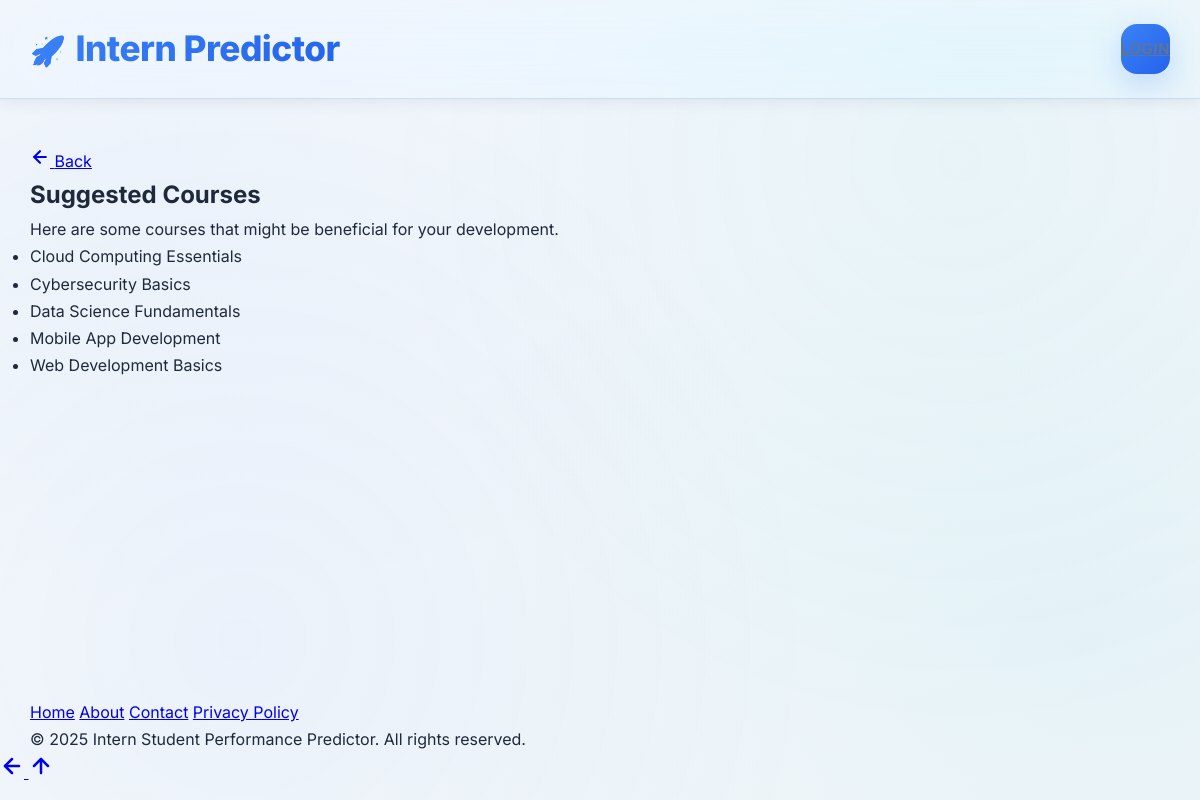
Page /student/courses (signed in) on the committed database.
### tables this page shows
CREATE TABLE courses (
            id INTEGER PRIMARY KEY AUTOINCREMENT,
            name TEXT UNIQUE NOT NULL,
            total_expected_tasks INTEGER DEFAULT 10 -- New: For course completion calculation
        );

### app.py (the view)
@app.route('/student/courses')
def intern_courses():
    if not is_intern_logged_in():
        return redirect(url_for('login'))
    conn = sqlite3.connect(DATABASE)
    cursor = conn.cursor()
    cursor.execute("SELECT name FROM courses ORDER BY name")
    suggested_courses = [row[0] for row in cursor.fetchall()]
    conn.close()
    return render_template('intern_courses.html', username=session['username'], suggested_courses=suggested_courses)

### app.py (called while the page is built)
def is_intern_logged_in():
    return 'role' in session and session['role'] == 'intern'

### templates/intern_courses.html (shortened to what this page needs)
{% extends "base.html" %}
{% block content %}
    <h2>Suggested Courses</h2>
    <p>Here are some courses that might be beneficial for your development.</p>
    {% if suggested_courses %}
        <div class="info-section">
            <ul>
                {% for course in suggested_courses %}
                    <li>{{ course }}</li>
                {% endfor %}
            </ul>
        </div>
    {% else %}
        <p>No course suggestions available at the moment.</p>
    {% endif %}
{% endblock %}

### static/css/style.css (style rules this page uses)
:root { --admin-bg-dark: #0a0f1a; --admin-bg-secondary: #141a2a; --admin-card-bg: linear-gradient(145deg, rgba(25, 35, 55, 0.95), rgba(20, 30, 48, 0.98)); --admin-border: rgba(59, 130, 246, 0.3); --admin-text-primary: #e2e8f0; --admin-text-secondary: #94a3b8; --admin-accent: #00d4ff; --admin-accent-hover: #00f5ff; --admin-danger: #ff6b6b; --admin-success: #51cf66; --admin-warning: #ffd43b; --admin-purple: #9d4edd; --intern-bg-light: linear-gradient(135deg, #f8fafc 0%, #f1f5f9 100%); --intern-bg-white: #ffffff; --intern-card-bg: linear-gradient(145deg, #ffffff, #f8fafc); --intern-border: rgba(59, 130, 246, 0.2); --intern-text-primary: #1e293b; --intern-text-secondary: #64748b; --intern-accent: #3b82f6; --intern-accent-hover: #2563eb; --intern-danger: #ef4444; --intern-success: #10b981; --intern-warning: #f59e0b; --intern-purple: #8b5cf6; --font-main: 'Inter', system-ui, -apple-system, sans-serif; --shadow-sm: 0 2px 15px rgba(0, 0, 0, 0.08); --shadow-md: 0 8px 40px rgba(0, 0, 0, 0.12); --shadow-lg: 0 20px 60px rgba(0, 0, 0, 0.18); --shadow-accent: 0 10px 30px rgba(59, 130, 246, 0.25); --border-radius-sm: 8px; --border-radius: 16px; --border-radius-lg: 24px; --border-radius-xl: 32px; --glass-bg: rgba(255, 255, 255, 0.1); --glass-border: rgba(255, 255, 255, 0.2); --glass-shadow: 0 8px 32px rgba(0, 0, 0, 0.1); --ease-bounce: cubic-bezier(0.68, -0.55, 0.265, 1.55); --ease-smooth: cubic-bezier(0.4, 0, 0.2, 1); --ease-power: cubic-bezier(0.87, 0, 0.13, 1); }
body[data-role="intern"] { --bg-main: var(--intern-bg-light); --bg-secondary: var(--intern-bg-white); --card-bg: var(--intern-card-bg); --border-color: var(--intern-border); --text-primary: var(--intern-text-primary); --text-secondary: var(--intern-text-secondary); --accent-primary: var(--intern-accent); --accent-hover: var(--intern-accent-hover); --danger-color: var(--intern-danger); --success-color: var(--intern-success); background: radial-gradient(ellipse at 10% 20%, rgba(59, 130, 246, 0.05) 0%, transparent 50%), radial-gradient(ellipse at 90% 80%, rgba(6, 182, 212, 0.05) 0%, transparent 50%), var(--intern-bg-light); color: var(--intern-text-primary); min-height: 100vh; }
* { margin: 0; padding: 0; box-sizing: border-box; }
html { scroll-behavior: smooth; font-size: 16px; }
body { font-family: var(--font-main); line-height: 1.7; font-weight: 400; background-attachment: fixed; min-height: 100vh; transition: all 0.4s var(--ease-smooth); overflow-x: hidden; }
body::before { content: ''; position: fixed; top: 0; left: 0; width: 100%; height: 100%; background: radial-gradient(circle at 20% 80%, rgba(59, 130, 246, 0.05) 0%, transparent 50%), radial-gradient(circle at 80% 20%, rgba(6, 182, 212, 0.05) 0%, transparent 50%); pointer-events: none; z-index: -1; }

### rows in the picture
courses: name "Cloud Computing Essentials"
courses: name "Cybersecurity Basics"
courses: name "Data Science Fundamentals"
courses: name "Mobile App Development"
courses: name "Web Development Basics"
